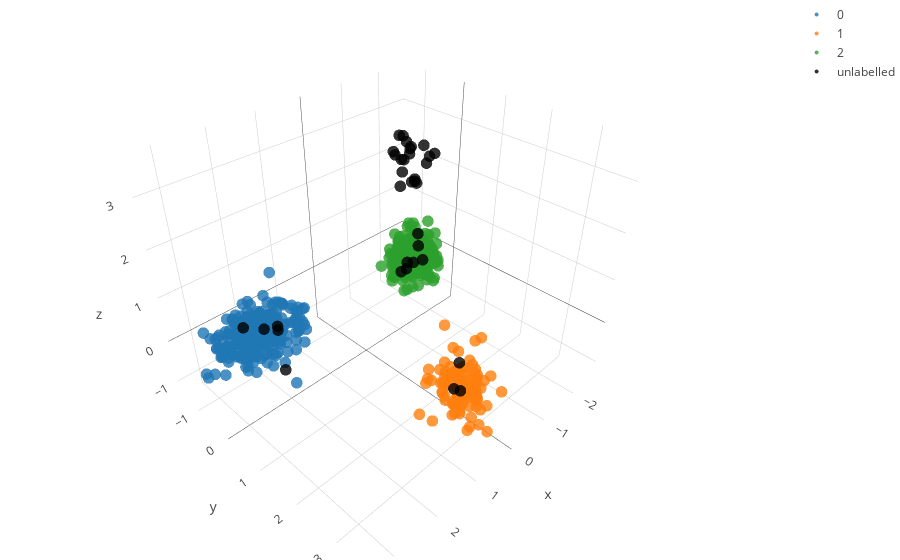

The cell this chart's notebook holds for it:
### Markdown cell above
Let's look at what we've got.

### Code cell
## Our reference populations
fig_data= [go.Scatter3d(
        x = features[[x for x in range(sum(Sizes)) if label_vector[x] == i],0],
        y = features[[x for x in range(sum(Sizes)) if label_vector[x] == i],1],
        z = features[[x for x in range(sum(Sizes)) if label_vector[x] == i],2],
        type='scatter3d',
        mode= "markers",
        marker= {
        'line': {'width': 0},
        'size': 4,
        'symbol': 'circle',
      "opacity": .8
      },
      name= str(i)
    ) for i in labels]


## The incognita:
admx_t= [y for y in it.chain(*admixed.values())] 
admx_t= np.array(admx_t)
admx_t= pca.transform(admx_t)

fig_data.append(
    go.Scatter3d(
        x = admx_t[:,0],
        y = admx_t[:,1],
        z = admx_t[:,2],
        type='scatter3d',
        mode= "markers",
        marker= {
        'color':'rgb(0,0,0)',
        'line': {'width': 0},
        'size': 4,
        'symbol': 'circle',
      "opacity": .8
      },
      name= 'unlabelled'
    ))


layout = go.Layout(
    margin=dict(
        l=0,
        r=0,
        b=0,
        t=0
    )
)

fig = go.Figure(data=fig_data, layout=layout)
iplot(fig)
